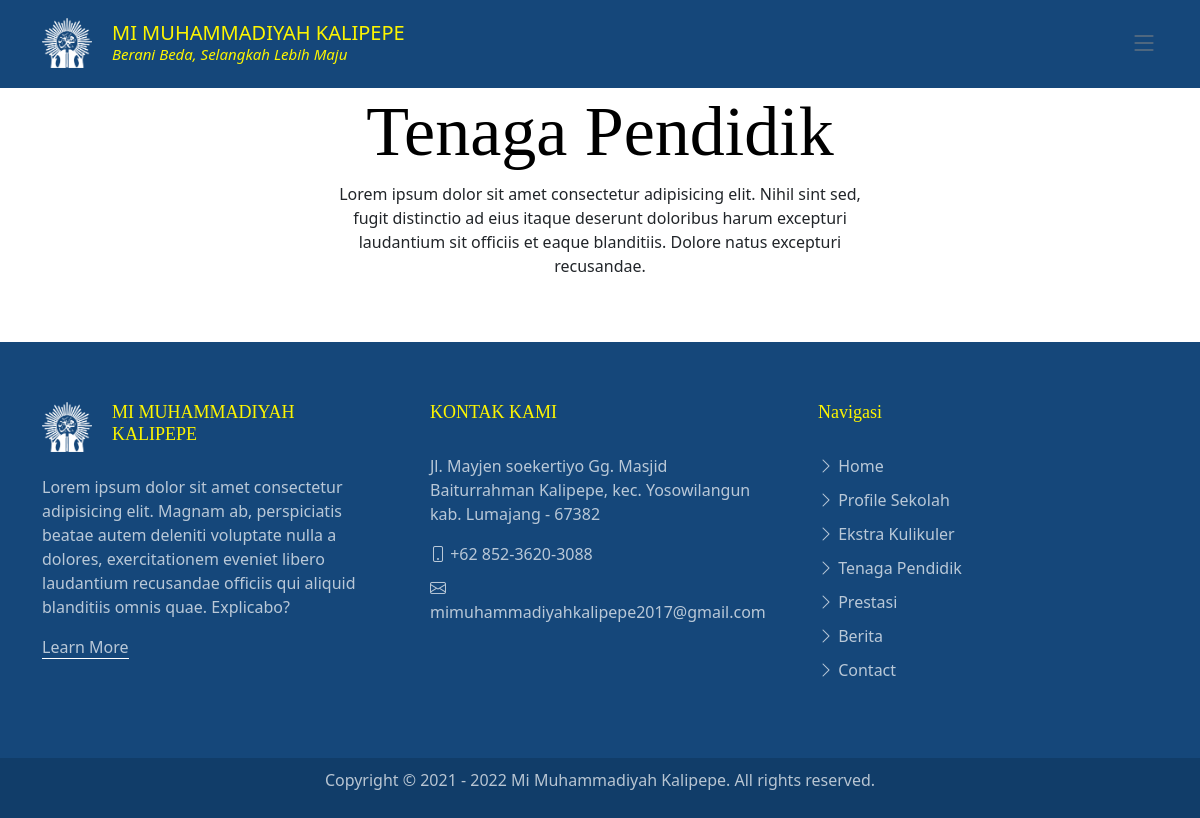
/index.php/home/tenaga_pendidik, run on an earlier commit of the app's database.
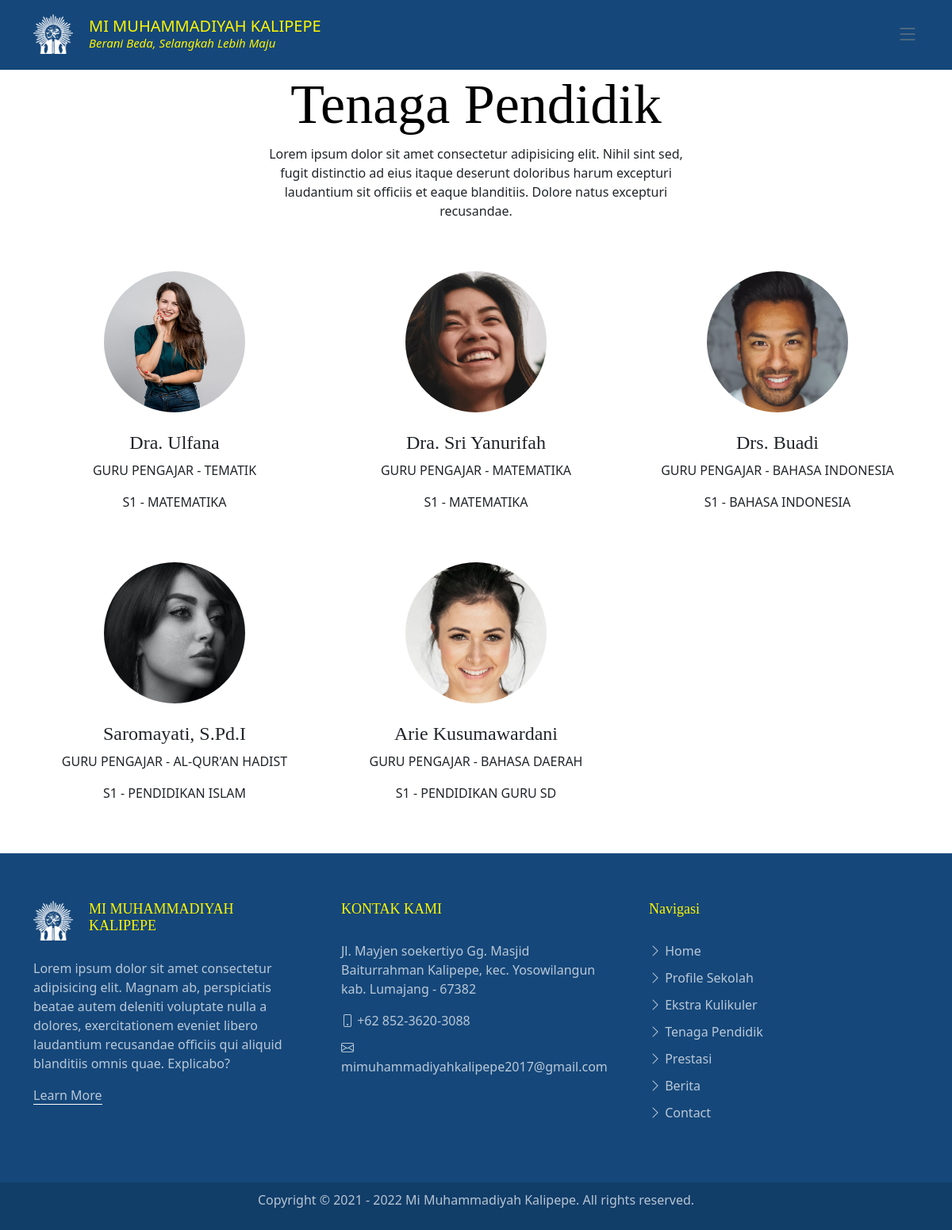
And on a later commit of the database.
### tables this page shows
CREATE TABLE `tb_guru` (
  `id_guru` int(11) NOT NULL,
  `nama_guru` varchar(64) NOT NULL,
  `nip_guru` int(18) NOT NULL,
  `jabatan_guru` enum('Guru Pengajar') NOT NULL,
  `id_pendidikan` int(11) NOT NULL,
  `pendidikan_terakhir` varchar(64) NOT NULL,
  `id_mapel` int(11) NOT NULL,
  `foto_guru` varchar(64) NOT NULL
);

CREATE TABLE `tb_mapel` (
  `id_mapel` int(11) NOT NULL,
  `mata_pelajaran` varchar(32) NOT NULL
);

CREATE TABLE `tb_pendidikan` (
  `id_pendidikan` int(11) NOT NULL,
  `jenjang_pendidikan` varchar(3) NOT NULL
);

### application/controllers/Home.php (called while the page is built, shortened)
<?php
class Home extends CI_Controller {
	public function __construct(){
		$this->load->model('main_model','', TRUE);
		$this->load->model('m_app','', TRUE);
		$this->load->model('ModelBerita','', TRUE);
		$this->load->library('pagination');
		$this->load->helper('url');
	}
	public function tenaga_pendidik(){
		$data['guru'] = $this->m_app->read_guru();
		$this->load->view('tenaga_pendidik',$data);
	}
}

### index.php (called while the page is built, shortened)
<?php
require_once BASEPATH.'core/CodeIgniter.php';

### application/models/M_app.php (called while the page is built, shortened)
<?php
class M_app extends CI_Model{
    function read_guru(){
        $this->db->select('*');
        $this->db->from('tb_guru');
        $this->db->join('tb_pendidikan','tb_pendidikan.id_pendidikan=tb_guru.id_pendidikan');
        $this->db->join('tb_mapel','tb_mapel.id_mapel=tb_guru.id_mapel');
        $this->db->order_by('id_guru','ASC');
        $query = $this->db->get();
        return $query->result();
    }
}
 ?>

### application/views/tenaga_pendidik.php (the view, shortened to what this page needs)
<!DOCTYPE html>
<html lang="en">
<head>
  <?php $this->load->view('_template/head') ?>
</head>
<body>
  <?php $this->load->view('_template/header') ?>
  <main id="main">
    <section>
      <div class="container" data-aos="fade-up">
        <div class="row">
          <div class="col-12 text-center mb-5">
            <h1 class="page-title">Tenaga Pendidik</h1>
            <div class="row justify-content-center">
              <div class="col-lg-6">
                <p>Lorem ipsum dolor sit amet consectetur adipisicing elit. Nihil sint sed, fugit distinctio ad eius itaque deserunt doloribus harum excepturi laudantium sit officiis et eaque blanditiis. Dolore natus excepturi recusandae.</p>
              </div>
            </div>
          </div>
          <?php foreach ($guru as $g) {  ?>
          <div class="col-lg-4 text-center mb-5">
            <img src="<?php echo base_url().'assets/foto/fotoguru/'.$g->foto_guru ?>" alt="" class="img-fluid rounded-circle w-50 mb-4">
            <h4><?php echo $g->nama_guru ?></h4>
            <span class="d-block mb-3 text-uppercase"><?php echo $g->jabatan_guru ?> &#45; <?php echo $g->mata_pelajaran ?></span>
            <span class="d-block mb-3 text-uppercase"><?php echo $g->jenjang_pendidikan ?> &#45; <?php echo $g->pendidikan_terakhir ?></span>
          </div>
          <?php } ?>
        </div>
      </div>
    </section>
  </main>
  <?php $this->load->view('_template/footer') ?>
</body>
</html>

### application/views/_template/head.php (shortened to what this page needs)
<link href="<?php echo base_url('assets/main/vendor/bootstrap/css/bootstrap.min.css') ?>" rel="stylesheet">
<link href="<?php echo base_url('assets/main/vendor/bootstrap-icons/bootstrap-icons.css') ?>" rel="stylesheet">
<link href="<?php echo base_url('assets/main/vendor/swiper/swiper-bundle.min.css') ?>" rel="stylesheet">
<link href="<?php echo base_url('assets/main/vendor/glightbox/css/glightbox.min.css') ?>" rel="stylesheet">
<link href="<?php echo base_url('assets/main/vendor/aos/aos.css') ?>" rel="stylesheet">
<link href="<?php echo base_url('assets/main/css/variables.css') ?>" rel="stylesheet">
<link href="<?php echo base_url('assets/main/css/main.css') ?>" rel="stylesheet">

### application/views/_template/header.php (shortened to what this page needs)
<header id="header" class="header d-flex align-items-center fixed-top">
  <div class="container-fluid container-xl d-flex align-items-center justify-content-between">
    <div class="brand">
      <img src="<?php echo base_url('assets/logo.png') ?>" width="50" height="50">
      <div class="brand-name">
       <h1>MI MUHAMMADIYAH KALIPEPE</h1>
       <h3>Berani beda, selangkah lebih maju</h3>
      </div>
    </div>
    <div class="position-relative">
      <i class="bi bi-list mobile-nav-toggle"></i>
    </div>
  </div>
</header>

### application/views/_template/footer.php
<footer id="footer" class="footer">
  <div class="footer-content">
    <div class="container">
      <div class="row g-5">
        <div class="col-lg-4">
          <div class="brand">
            <img src="assets/logo.png" width="50" height="50">
            <h3 class="footer-heading">MI MUHAMMADIYAH <br>KALIPEPE</h3>
          </div>
          <p>Lorem ipsum dolor sit amet consectetur adipisicing elit. Magnam ab, perspiciatis beatae autem deleniti voluptate nulla a dolores, exercitationem eveniet libero laudantium recusandae officiis qui aliquid blanditiis omnis quae. Explicabo?</p>
          <p><a href="about.html" class="footer-link-more">Learn More</a></p>
        </div>
        <div class="col-6 col-lg-4">
          <h3 class="footer-heading">KONTAK KAMI</h3>
          <p>Jl. Mayjen soekertiyo Gg. Masjid Baiturrahman Kalipepe, kec. Yosowilangun kab. Lumajang - 67382</p>
          <ul class="footer-links list-unstyled">
            <li><i class="bi bi-phone"></i> +62 852-3620-3088</li>
            <li><i class="bi bi-envelope"></i> mimuhammadiyahkalipepe2017@gmail.com</li>
          </ul>
        </div>
        <div class="col-6 col-lg-2">
          <h3 class="footer-heading">Navigasi</h3>
          <ul class="footer-links list-unstyled">
            <li><a href="<?php echo base_url('home') ?>"><i class="bi bi-chevron-right"></i> Home</a></li>
            <li><a href="<?php echo base_url('profile') ?>"><i class="bi bi-chevron-right"></i> Profile Sekolah</a></li>
            <li><a href="<?php echo base_url('ekskul') ?>"><i class="bi bi-chevron-right"></i> Ekstra Kulikuler</a></li>
            <li><a href="<?php echo base_url('tenaga-pendidik') ?>"><i class="bi bi-chevron-right"></i> Tenaga Pendidik</a></li>
            <li><a href="<?php echo base_url('prestasi') ?>"><i class="bi bi-chevron-right"></i> Prestasi</a></li>
            <li><a href="<?php echo base_url('berita') ?>"><i class="bi bi-chevron-right"></i> Berita</a></li>
            <li><a href="<?php echo base_url('kontak') ?>"><i class="bi bi-chevron-right"></i> Contact</a></li>
          </ul>
        </div>
      </div>
    </div>
  </div>
  <div class="footer-legal">
    <div class="container">
      <div class="row justify-content-between">
        <div class="text-center">
          <div class="copyright" >
            <p>Copyright &copy; 2021 - <?php echo date("Y"); ?> Mi Muhammadiyah Kalipepe. All rights reserved.</p>
          </div>
        </div>
      </div>
    </div>
  </div>
</footer>

### assets/main/css/main.css (style rules this page uses)
:root { scroll-behavior: smooth; }
body { color: rgba(var(--color-primary-rgb), 1); }
a { color: var(--color-links); text-decoration: none; }
h1, h2, h3, h4, h5, h6 { font-family: var(--font-primary); }
#main { margin-top: 90px; }
.brand { display: flex; }
.brand img { margin-right: 20px; }
.brand .brand-name h1 { margin-top:3px; padding-top:0px; font-size: 20px; font-family: Raleway, 'Segoe UI', Tahoma, Geneva, Verdana, sans-serif; }
.brand .brand-name h3 { text-transform: capitalize; margin-top:-10px; padding-top:2px; font-size: 15px; font-family: Raleway, 'Segoe UI', Tahoma, Geneva, Verdana, sans-serif; font-style: oblique; }
section { overflow: hidden; }
.page-title { font-size: 70px; color: var(--color-black); }
.header { height: 90px; transition: all 0.5s; z-index: 997; background: #15477A; color: #FDF500; border-bottom: 2px solid white; }
section { scroll-margin-top: 70px; }
.mobile-nav-toggle { display: none; }
@media (max-width: 1279px) { .mobile-nav-toggle { display: inline-block; color: var(--color-secondary); font-size: 28px; cursor: pointer; line-height: 0; transition: 0.5s; } }
.footer { overflow: hidden; background-color: #15477A; font-size: 16px; color: rgba(var(--color-white-rgb), 0.7); }
.footer .footer-content { padding: 60px 0; }
.footer a.footer-link-more { color: rgba(var(--color-white-rgb), 0.7); display: inline-block; position: relative; }
.footer a.footer-link-more:before { content: ""; position: absolute; bottom: 0; left: 0; right: 0; height: 1px; background: var(--color-white); }
.footer .footer-heading { color: #FDF500; margin-bottom: 20px; padding-bottom: 10px; font-size: 18px; }
.footer .footer-links li { margin-bottom: 10px; }
.footer .footer-links li a { color: rgba(var(--color-white-rgb), 0.7); }
.footer .footer-legal { background-color: #113d69; padding: 10px 0; }

What changed in the data, as far as the page shows it:
added tb_guru: foto_guru (picture), nama_guru "Dra. Ulfana", jabatan_guru "GURU PENGAJAR", id_mapel.mata_pelajaran "TEMATIK", id_pendidikan.jenjang_pendidikan "S1", pendidikan_terakhir "MATEMATIKA"
added tb_guru: foto_guru (picture), nama_guru "Dra. Sri Yanurifah", jabatan_guru "GURU PENGAJAR", id_mapel.mata_pelajaran "MATEMATIKA", id_pendidikan.jenjang_pendidikan "S1", pendidikan_terakhir "MATEMATIKA"
added tb_guru: foto_guru (picture), nama_guru "Drs. Buadi", jabatan_guru "GURU PENGAJAR", id_mapel.mata_pelajaran "BAHASA INDONESIA", id_pendidikan.jenjang_pendidikan "S1", pendidikan_terakhir "BAHASA INDONESIA"
added tb_guru: foto_guru (picture), nama_guru "Saromayati, S.Pd.I", jabatan_guru "GURU PENGAJAR", id_mapel.mata_pelajaran "AL-QUR'AN HADIST", id_pendidikan.jenjang_pendidikan "S1", pendidikan_terakhir "PENDIDIKAN ISLAM"
added tb_guru: foto_guru (picture), nama_guru "Arie Kusumawardani", jabatan_guru "GURU PENGAJAR", id_mapel.mata_pelajaran "BAHASA DAERAH", id_pendidikan.jenjang_pendidikan "S1", pendidikan_terakhir "PENDIDIKAN GURU SD"
